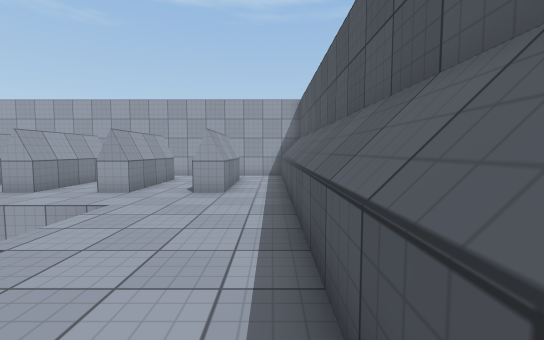
view 1 (above)

16 first-person views from a walk through a 3-D level made in the Unity game engine. The camera is 1.3 m above the floor, tilts 4° down and sees 90° across. The floor is counted in squares, 1 m on a side. Each view is taken from the middle of a square. On the plan, view 1 faces up. The plan holds only what a view shows up to about 13 squares ahead; the rest is blank. The place goes on beyond the plan. The player character is not drawn. Surface patterns are stand-ins for the level's own textures.

view 2
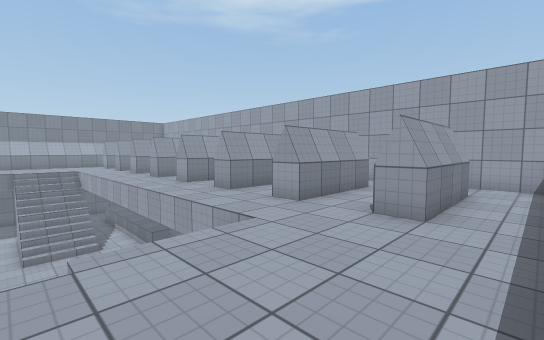

view 3
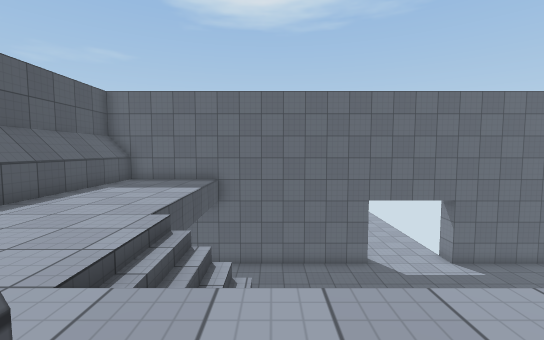

view 4
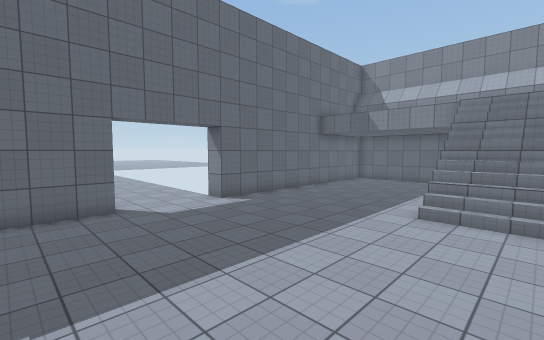

view 5
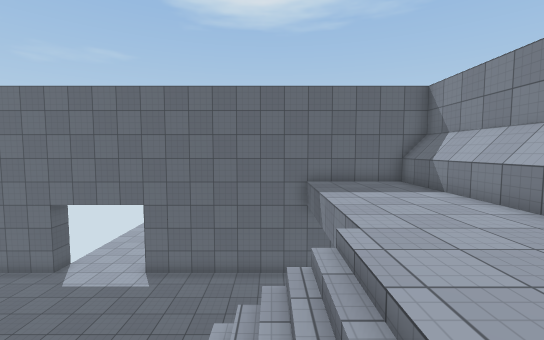

view 6
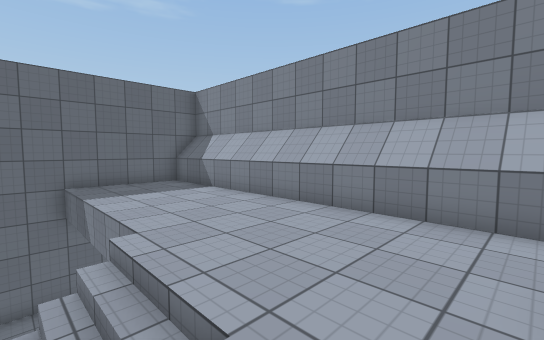

view 7
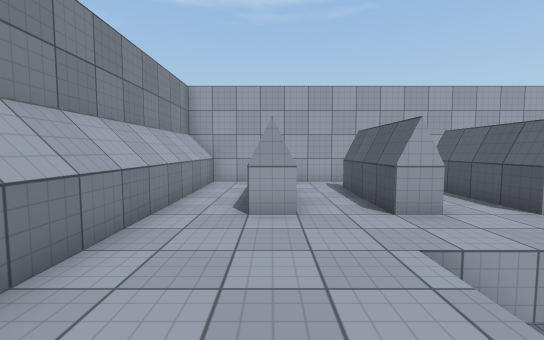

view 8
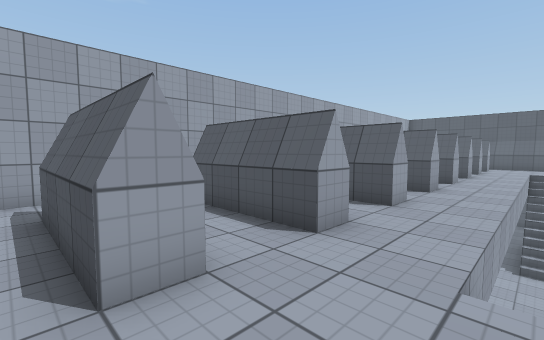

view 9
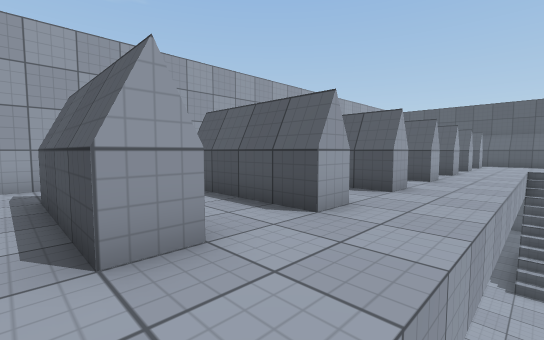

view 10
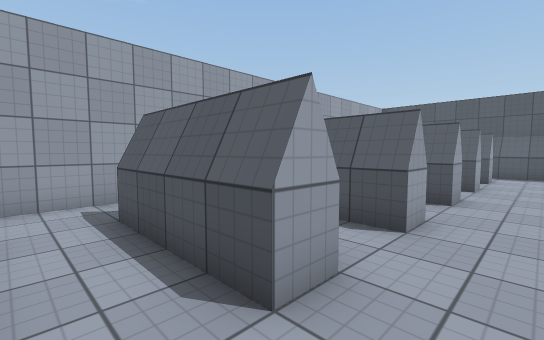

view 11
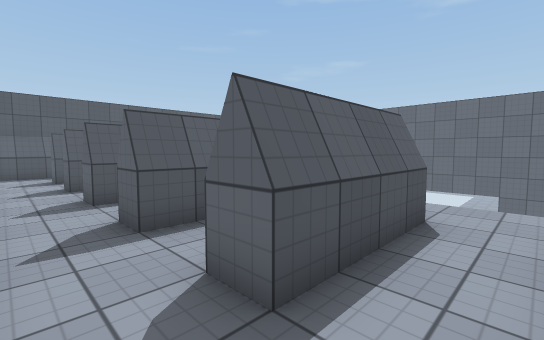

view 12
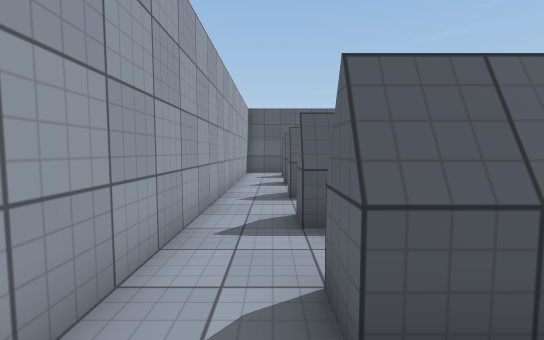

view 13
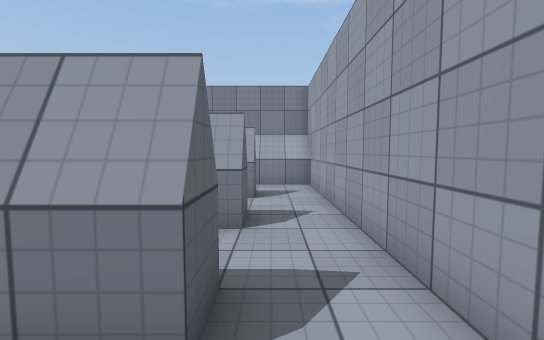

view 14
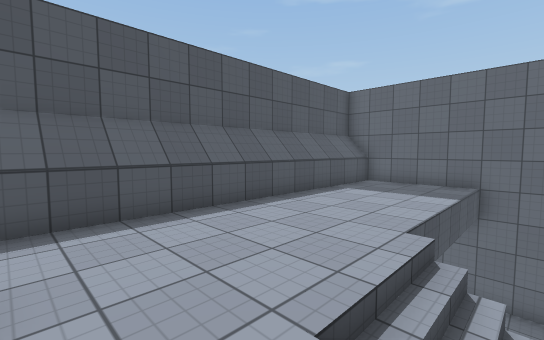

view 15
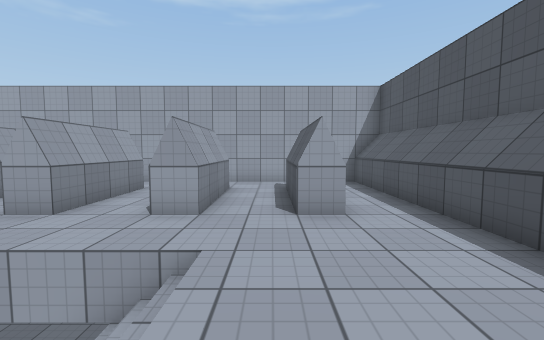

view 16
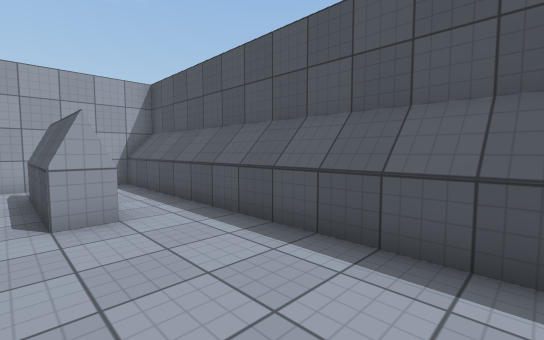

### Floor plan
Key: @ floor where view 1 was taken; # wall or solid block; . main floor; - floor 4 m lower than the main floor; / step, stairs or slope.
Columns run from 26 left of view 1 to 1 right of it. Each row starts with its distance up from view 1.
 15 ############################
 14 #..........................#
 13 #..........................#
 12 #..#..#..#..#..#..#..#..#..#
 11 #..#..#..#..# .#  #..#..#..#
 10 #..#..#..#..# .#. #..#..#..#
  9 #..#..#..#..#..#..#..#..#..#
  8 #..........................#
  7 #..........................#
  6 #..../////--------/////....#
  5 #..../////-------    //....#
  4 #..../////--------/  //....#
  3 #....--------------    ....#
  2 #....--------------    ....#
  1 #....--------------    ....#
  0 #.... -------------    ...@#
 -1 #.... ---------------- ....#
 -2 #.... -----------------....#
 -3 #....------------------....#
 -4 ############----############
 -5             ----
 -6             ----
 -7              --

Positions as (right, up) in squares from view 1, and headings:
1: (0, 0), facing up
2: (0, 3), facing up-left
3: (-6, 9), facing down
4: (-8, 6), facing down-left
5: (-20, 8), facing down
6: (-20, 8), facing down-left
7: (-23, 3), facing up
8: (-24, 6), facing up-right
9: (-21, 6), facing up-right
10: (-16, 7), facing up-right
11: (-16, 14), facing down-right
12: (-16, 13), facing right
13: (-15, 13), facing left
14: (-5, 8), facing down-right
15: (-3, 3), facing up
16: (-3, 3), facing up-right
